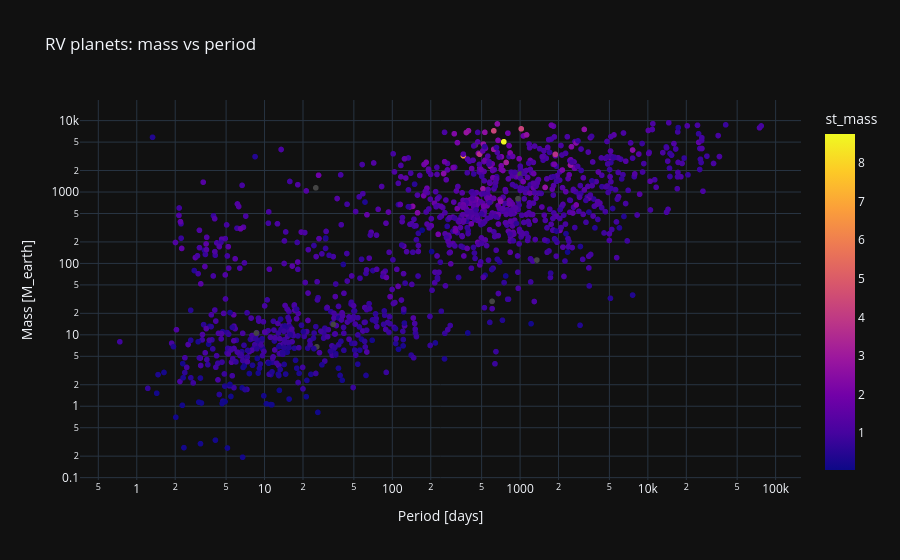

The notebook cell saved with this chart:
### Code cell
# Radial velocity: mass vs period
rv = df[df.discoverymethod=='Radial Velocity']
fig = px.scatter(rv, x='pl_orbper', y='pl_bmasse', color='st_mass',
                 log_x=True, log_y=True, hover_name='pl_name',
                 title='RV planets: mass vs period',
                 labels={'pl_orbper':'Period [days]', 'pl_bmasse':'Mass [M_earth]'},
                 template='plotly_dark')
fig.show()

### Figure 1 — Plotly figure (JSON) as saved in the notebook; plotly's stock layout.template omitted (floating-point values rounded to 4 significant figures; data arrays with more than 128 entries replaced by an {"elided": "..."} marker saying what was removed)
{"data": [{"hovertemplate": "<b>%{hovertext}</b><br><br>Period [days]=%{x}<br>Mass [M_earth]=%{y}<br>st_mass=%{marker.color}<extra></extra>", "hovertext": {"elided": "1204 str values"}, "legendgroup": "", "marker": {"color": {"elided": "1204 float values"}, "coloraxis": "coloraxis", "symbol": "circle"}, "mode": "markers", "name": "", "showlegend": false, "type": "scattergl", "x": {"elided": "1204 float values"}, "xaxis": "x", "y": {"elided": "1204 float values"}, "yaxis": "y"}], "layout": {"coloraxis": {"colorbar": {"title": {"text": "st_mass"}}, "colorscale": [[0.0, "#0d0887"], [0.1111, "#46039f"], [0.2222, "#7201a8"], [0.3333, "#9c179e"], [0.4444, "#bd3786"], [0.5556, "#d8576b"], [0.6667, "#ed7953"], [0.7778, "#fb9f3a"], [0.8889, "#fdca26"], [1.0, "#f0f921"]]}, "legend": {"tracegroupgap": 0}, "title": {"text": "RV planets: mass vs period"}, "xaxis": {"anchor": "y", "domain": [0.0, 1.0], "title": {"text": "Period [days]"}, "type": "log"}, "yaxis": {"anchor": "x", "domain": [0.0, 1.0], "title": {"text": "Mass [M_earth]"}, "type": "log"}}}
